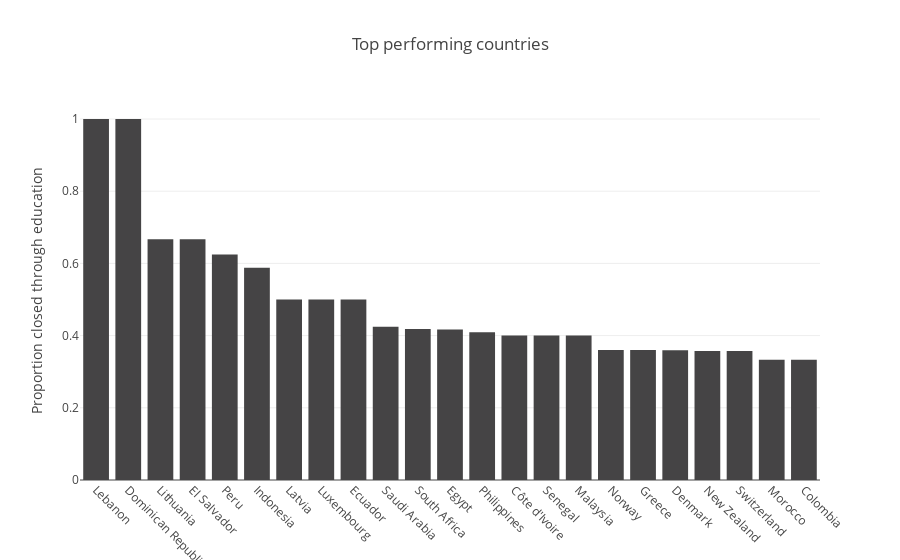

The notebook cell this image was saved under:
### Markdown cell above
As you can see, theres almost no discernible difference between the predictors when separated by response variable. Since we have geolocation data, lets get an idea of where the positive labels are coming from by generating a cross-tabulation/bar plot and choropleth.

### Code cell
# mapping country codes to names
cc = pd.read_csv('country_codes.csv')
cc.columns = ['code', 'name']
code_map = {str(code).lower():name for code, name in zip(cc.code.values, cc.name)}

df['country'] = [code_map[v] if v in code_map.keys() else v for v in df.country.values]

# create the cross-tabulation, normalized
ct = pd.crosstab(df.country, df.edu, normalize='index')
ct.drop(columns=0, inplace=True)

# create a non-normalized cross tab to get the count of tickets per country
temp = pd.crosstab(df.country, df.edu)
ct['tickets'] = [a+b for a, b in zip(temp.iloc[:, 0], temp.iloc[:, 1])]
ct = ct.sort_values(by=1, axis=0, ascending=False)

# calculate the entire sample proportion
total_prop = np.round(len(df.loc[df['edu'] == 1, :])/len(df.loc[df['edu'] == 0, :]), 3)
print(f'The proportion of all tickets closed through education is {total_prop}.')

n_countries = 25
x = ct.index.values[2:n_countries]
y = ct.iloc[2:n_countries, 0]

data = go.Bar(
        x=x,
        y=y,
        marker=dict(
            color=Theme().GREY
        ),
        xaxis='x1',
        yaxis='y1'
    )
layout = go.Layout(
        title = 'Top performing countries',
        xaxis = dict(tickangle = 45),
        yaxis = dict(title='Proportion closed through education')
    )

fig = go.Figure(data=[data], layout=layout)
iplot(fig, filename='top_countries')
del temp

### Figure 1 — Plotly figure (JSON) as saved in the notebook; plotly's stock layout.template omitted (floating-point values rounded to 4 significant figures)
{"data": [{"marker": {"color": "#454445"}, "type": "bar", "x": ["Lebanon", "Dominican Republic", "Lithuania", "El Salvador", "Peru", "Indonesia", "Latvia", "Luxembourg", "Ecuador", "Saudi Arabia", "South Africa", "Egypt", "Philippines", "Côte d'Ivoire", "Senegal", "Malaysia", "Norway", "Greece", "Denmark", "New Zealand", "Switzerland", "Morocco", "Colombia"], "xaxis": "x1", "y": [1, 1, 0.6667, 0.6667, 0.625, 0.5882, 0.5, 0.5, 0.5, 0.4242, 0.4186, 0.4167, 0.4091, 0.4, 0.4, 0.4, 0.36, 0.36, 0.3594, 0.3571, 0.3571, 0.3333, 0.3333], "yaxis": "y1"}], "layout": {"title": "Top performing countries", "xaxis": {"tickangle": 45}, "yaxis": {"title": "Proportion closed through education"}}}
